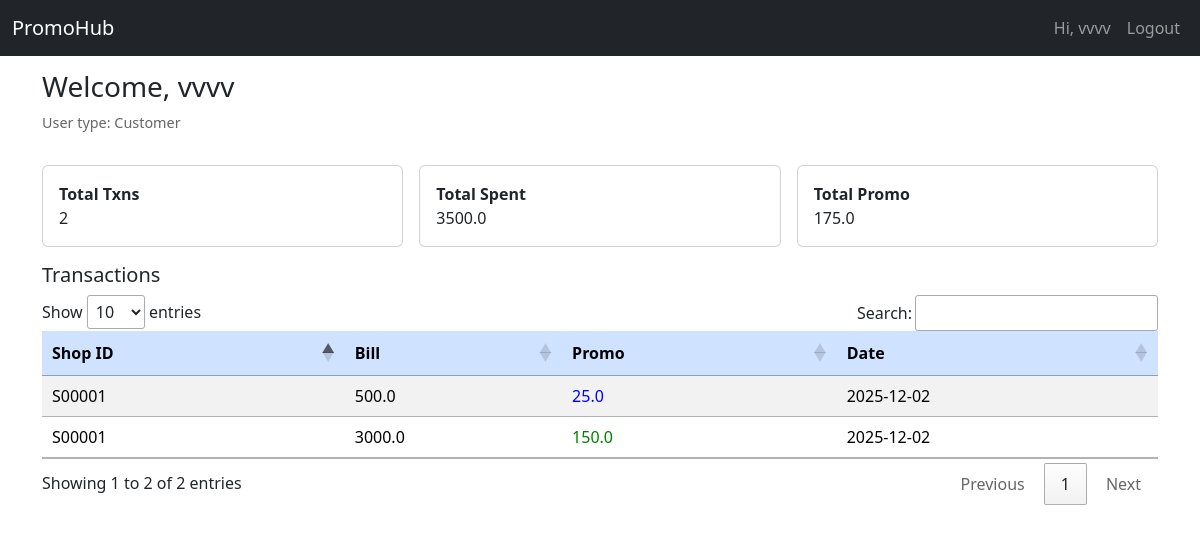
Screenshot of /customer_dashboard (signed in) with the database file from the repository.
### tables this page shows
CREATE TABLE transactions(
        id INTEGER PRIMARY KEY AUTOINCREMENT,
        customer_id TEXT,
        shop_id TEXT,
        bill_amount REAL,
        promotion_amount REAL,
        transaction_date TEXT
    );

### app.py (the view)
@app.route("/customer_dashboard")
def customer_dashboard():
    if session.get("user_type", "").lower() != "customer":
        return redirect(url_for("login"))
    customer_id = session["user_id"]
    con = get_db()
    cur = con.cursor()
    cur.execute("""SELECT shop_id, bill_amount, promotion_amount, transaction_date
                   FROM transactions WHERE customer_id=? ORDER BY transaction_date DESC""", (customer_id,))
    transactions = cur.fetchall()
    total_transactions = len(transactions)
    total_spent = sum([t["bill_amount"] for t in transactions])
    total_promos = sum([t["promotion_amount"] for t in transactions])
    return render_template("customer_dashboard.html",
                           name=session["user_name"],
                           user_type=session["user_type"],
                           transactions=transactions,
                           total_transactions=total_transactions,
                           total_spent=total_spent,
                           total_promos=total_promos)

### app.py (called while the page is built)
def get_db():
    db = getattr(g, "_database", None)
    if db is None:
        db = g._database = sqlite3.connect(DB_PATH)
        db.row_factory = sqlite3.Row
    return db

### templates/customer_dashboard.html (shortened to what this page needs)
{% extends "base.html" %}
{% block content %}
<h3>Welcome, {{ name }}</h3>
<p class="small-muted">User type: {{ user_type }}</p>
<div class="row g-3 my-3">
  <div class="col-md-4"><div class="card p-3"><strong>Total Txns</strong><div>{{ total_transactions }}</div></div></div>
  <div class="col-md-4"><div class="card p-3"><strong>Total Spent</strong><div>{{ total_spent }}</div></div></div>
  <div class="col-md-4"><div class="card p-3"><strong>Total Promo</strong><div>{{ total_promos }}</div></div></div>
</div>
<h5>Transactions</h5>
<table class="table table-striped datatable">
  <thead class="table-primary"><tr><th>Shop ID</th><th>Bill</th><th>Promo</th><th>Date</th></tr></thead>
  <tbody>
    {% for t in transactions %}
    <tr>
      <td>{{ t.shop_id }}</td>
      <td>{{ t.bill_amount }}</td>
      <td style="color: {{ 'green' if t.promotion_amount>50 else 'blue' }}">{{ t.promotion_amount }}</td>
      <td>{{ t.transaction_date }}</td>
    </tr>
    {% else %}
    <tr><td colspan="4" class="text-center">No transactions yet.</td></tr>
    {% endfor %}
  </tbody>
</table>
{% endblock %}

### templates/base.html (style rules this page uses)
body { padding-top: 70px; }
.small-muted { font-size: .9rem; color: #666; }

### rows the page displays
transactions: shop_id "S00001", bill_amount "500.0", promotion_amount "25.0", transaction_date "2025-12-02"
transactions: shop_id "S00001", bill_amount "3000.0", promotion_amount "150.0", transaction_date "2025-12-02"

### other values shown
{{ session['user_name'] }} "vvvv"
{{ name }} "vvvv"
{{ user_type }} "Customer"
{{ total_transactions }} "2"
{{ total_spent }} "3500.0"
{{ total_promos }} "175.0"
